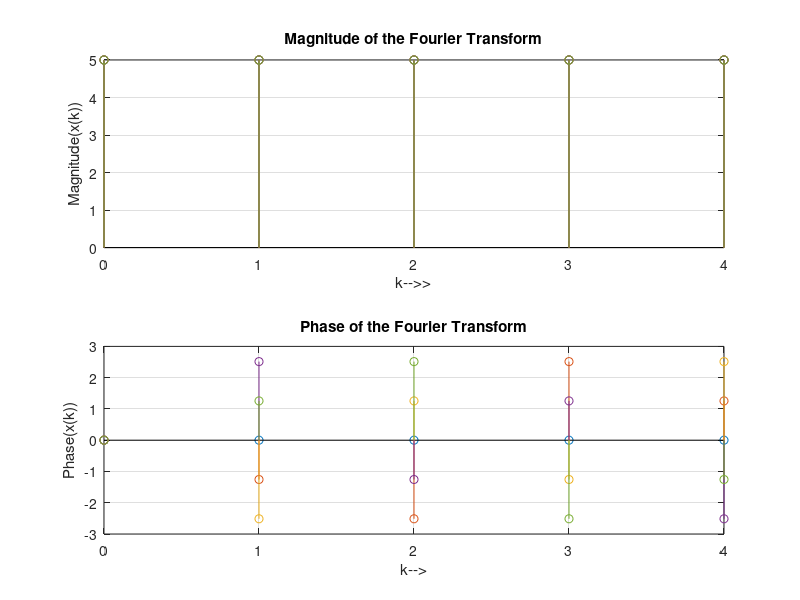

The MATLAB source for this figure:
clc;
close all;
N=input('Enter the length of the sequence ');
xn=input('Enter the sequence: ');
n=0:N-1;
k=0:N-1;
wN=exp((-1i*2*pi)/N);
nk=n'*k;
wNnk=wN.^nk;
xk=xn*wNnk;
disp('k-->>');
disp(xk);
mag=abs(xk);
subplot(2,1,1);
stem(k,mag);
grid on;
title('Magnitude of the Fourier Transform');
xlabel('k-->>');
ylabel('Magnitude(x(k))');
phase=angle(xk);
subplot(2,1,2);
stem(k,phase);
grid on;
title('Phase of the Fourier Transform');
xlabel('k-->');
ylabel('Phase(x(k))');
